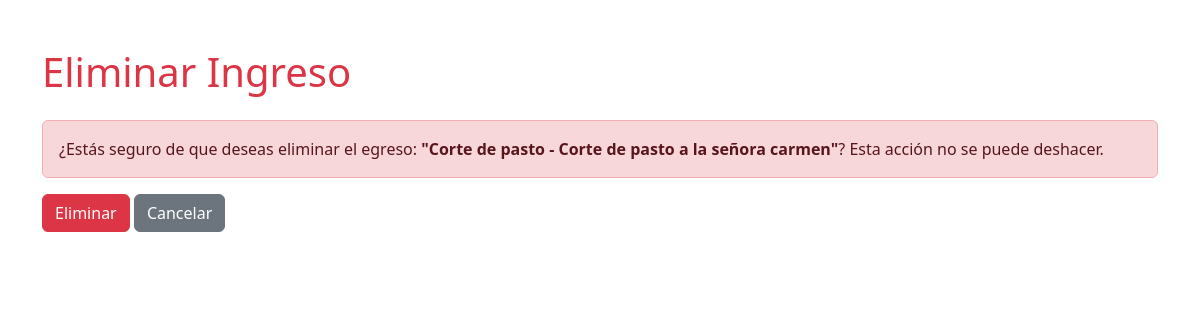
The page /movimientos/eliminar/ingreso/6/ (signed in) on the database its author committed.
### contabilidad/models.py (models this page shows, shortened)
class Ingreso(models.Model):
    titulo = models.CharField(max_length=100)
    descripcion = models.TextField(blank=True)
    monto = models.PositiveIntegerField()
    fecha = models.DateField(auto_now_add=True)
    operacional_noperacional = models.CharField(
        max_length=20,
        default='Operacional',
        choices=[
            ('Operacional', 'Operacional'),
            ('No Operacional', 'No Operacional')
        ],
        verbose_name="Tipo de Ingreso"
    )
    creado_por = models.ForeignKey(User, on_delete=models.SET_NULL, null=True)
    creado_por_nombre_fijo = models.CharField(max_length=150, null=True, blank=True)
    cliente_link = models.ForeignKey(Cliente, on_delete=models.SET_NULL, null=True, blank=True, verbose_name="Seleccionar Cliente")
    activo = models.BooleanField(default=True)

### contabilidad/views.py (the view, shortened to what this page needs)
# urls.py: path("movimientos/eliminar/<str:movimiento_tipo>/<int:movimiento_id>/", views.eliminar_movimiento, name="eliminar_movimiento"),
@login_required
def eliminar_movimiento(request, movimiento_tipo, movimiento_id):
    if not (request.user.groups.filter(name='Administrador').exists() or request.user.is_superuser):
        return redirect('dashboard')
    if movimiento_tipo == 'ingreso':
        movimiento = get_object_or_404(Ingreso, id=movimiento_id)
        template_name = 'ingresos/eliminar_ingreso.html'
    elif movimiento_tipo == 'egreso':
        movimiento = get_object_or_404(Egreso, id=movimiento_id)
        template_name = 'egresos/eliminar_egreso.html'
    elif movimiento_tipo == 'inventario':
        movimiento = get_object_or_404(InventarioItem, id=movimiento_id)
        template_name = 'inventarios/eliminar_item.html'
    else:
        messages.error(request, "Tipo de movimiento inválido.")
        return redirect('dashboard')
    model_map = { 'ingreso': Ingreso, 'egreso': Egreso, 'inventario': InventarioItem }
    movimiento = get_object_or_404(model_map[movimiento_tipo], id=movimiento_id)
    return render(request, f'{movimiento_tipo}s/eliminar_{movimiento_tipo}.html', {'movimiento': movimiento})

### contabilidad/templates/ingresos/eliminar_ingreso.html (shortened to what this page needs)
<!DOCTYPE html>
<html lang="es">
<head>
    <link href="https://cdn.jsdelivr.net/npm/bootstrap@5.3.0/dist/css/bootstrap.min.css" rel="stylesheet">
</head>
<body>
<div class="container mt-5">
    <h1 class="mb-4 text-danger">Eliminar Ingreso</h1>
    <div class="alert alert-danger">
        ¿Estás seguro de que deseas eliminar el egreso:
        <strong>"{{ movimiento.titulo }} - {{ movimiento.descripcion|default:'(Sin Descripción)' }}"</strong>?
        Esta acción no se puede deshacer.
    </div>
    <form method="post">
        <button class="btn btn-danger">Eliminar</button>
        <a href="{% url 'dashboard' %}" class="btn btn-secondary">Cancelar</a>
    </form>
</div>
</body>
</html>

### rows shown on the page
Ingreso: titulo "Corte de pasto", descripcion "Corte de pasto a la señora carmen"
